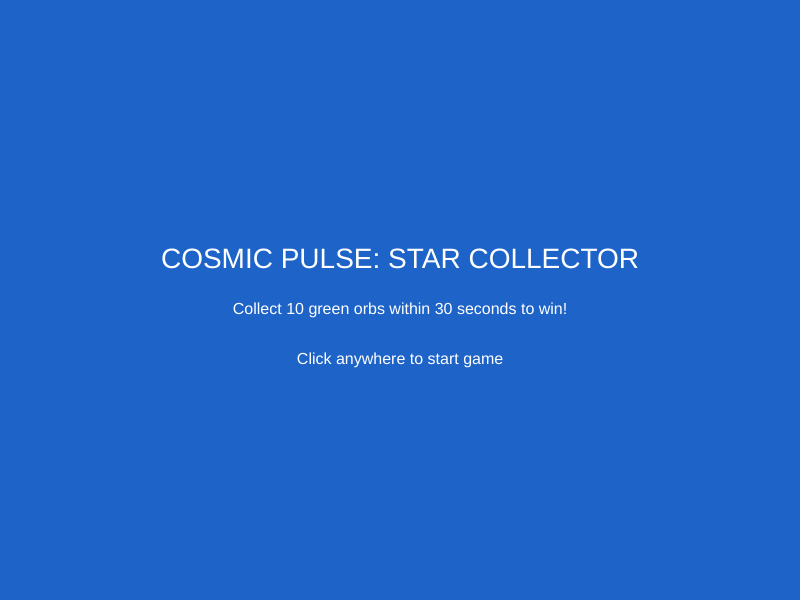
Frame 1 (no input)
Frame 60 (no input): identical to frame 1, image omitted
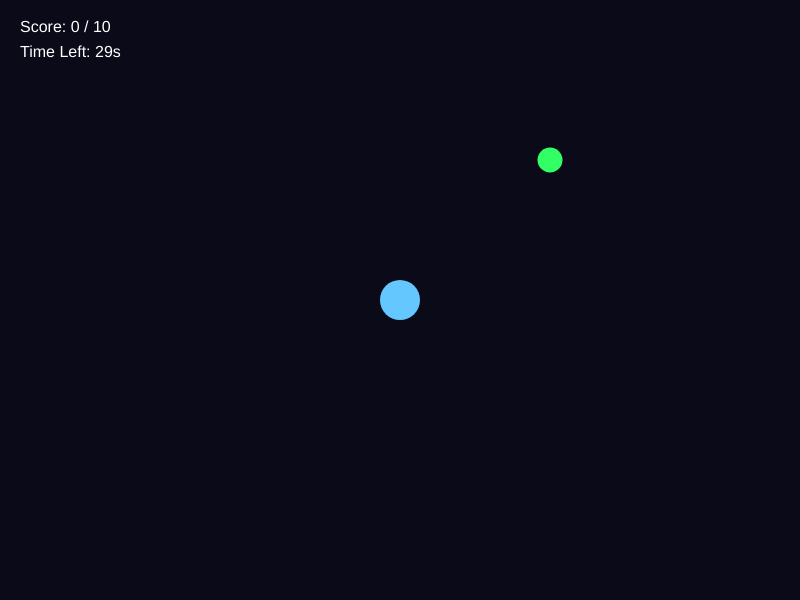
Frame 120 (the mouse pressed at the canvas centre since frame 60)

The p5.js sketch that drew these frames (run headless with seeded random() and noise() and a simulated clock; from frame 60 on, the mouse is pressed at the canvas centre):

// p5.js sketch
// ── sketch.js
// Game State variable: "start", "game", "win", or "gameover"
let gameState = "start";

// Game Variables
let starX, starY;
let starSize = 40;
let score = 0;
let targetScore = 10;

// Timer variables (30 seconds total)
let totalTime = 30; // 30 seconds
let startTime = 0;

// Falling Green Orb variables
let orbX, orbY;
let orbSize = 25;
let orbSpeed = 3;

function setup() {
  createCanvas(800, 600);
  textAlign(CENTER, CENTER);
  rectMode(CENTER);
}

function draw() {
  // 1. START SCREEN (Blue Background)
  if (gameState === "start") {
    background(30, 100, 200); // Blue
    
    fill(255);
    textSize(28);
    text("COSMIC PULSE: STAR COLLECTOR", width / 2, height / 2 - 40);
    
    textSize(16);
    text("Collect 10 green orbs within 30 seconds to win!", width / 2, height / 2 + 10);
    text("Click anywhere to start game", width / 2, height / 2 + 60);
  }
  
  // 2. MAIN GAME SCREEN (Black Background)
  else if (gameState === "game") {
    background(10, 10, 25); // Black
    
    // --- TIMER LOGIC ---
    // Calculate how many seconds have passed since game started
    let elapsedSeconds = (millis() - startTime) / 1000;
    let timeLeft = ceil(totalTime - elapsedSeconds);
    
    // Check if time ran out
    if (timeLeft <= 0) {
      timeLeft = 0;
      gameState = "gameover";
    }
    
    // --- PLAYER (Blue Star) FOLLOWS MOUSE ---
    starX = mouseX;
    starY = mouseY;
    
    // Draw Blue Star
    fill(100, 200, 255);
    noStroke();
    ellipse(starX, starY, starSize, starSize);
    
    // --- FALLING GREEN ORB LOGIC ---
    // Move orb down
    orbY = orbY + orbSpeed;
    
    // If orb goes off the bottom, respawn it at the top at a random X
    if (orbY > height + 20) {
      orbY = -20;
      orbX = random(50, width - 50);
    }
    
    // Draw Green Orb
    fill(50, 255, 100);
    ellipse(orbX, orbY, orbSize, orbSize);
    
    // --- COLLISION DETECTION (Did the star touch the orb?) ---
    let distance = dist(starX, starY, orbX, orbY);
    if (distance < (starSize / 2 + orbSize / 2)) {
      score = score + 1;       // Add 1 to score
      orbY = -20;              // Respawn orb at top
      orbX = random(50, width - 50);
      orbSpeed = orbSpeed + 0.3; // Make it slightly faster each time!
    }
    
    // Check if player reached 10 points (WIN)
    if (score >= targetScore) {
      gameState = "win";
    }
    
    // --- UI DISPLAY ---
    fill(255);
    textSize(16);
    textAlign(LEFT, TOP);
    text("Score: " + score + " / " + targetScore, 20, 20);
    text("Time Left: " + timeLeft + "s", 20, 45);
    textAlign(CENTER, CENTER); // Reset text align
  }
  
  // 3. WIN SCREEN (Green Background)
  else if (gameState === "win") {
    background(40, 160, 80); // Green
    
    fill(255);
    textSize(32);
    text("Congratulations, You Win!", width / 2, height / 2 - 30);
    
    textSize(16);
    text("Click anywhere to play again", width / 2, height / 2 + 30);
  }
  
  // 4. GAME OVER SCREEN (Red Background)
  else if (gameState === "gameover") {
    background(180, 40, 40); // Red
    
    fill(255);
    textSize(32);
    text("Game Over", width / 2, height / 2 - 30);
    
    textSize(16);
    text("Click anywhere to play again", width / 2, height / 2 + 30);
  }
}

// --- MOUSE INPUT TO START / RESTART ---
function mousePressed() {
  // If we are on the start, win, or gameover screen, clicking restarts/starts the game
  if (gameState === "start" || gameState === "win" || gameState === "gameover") {
    score = 0;
    orbSpeed = 3;
    orbX = random(50, width - 50);
    orbY = -20;
    startTime = millis(); // Reset timer clock
    gameState = "game";   // Switch to active gameplay
  }
}
